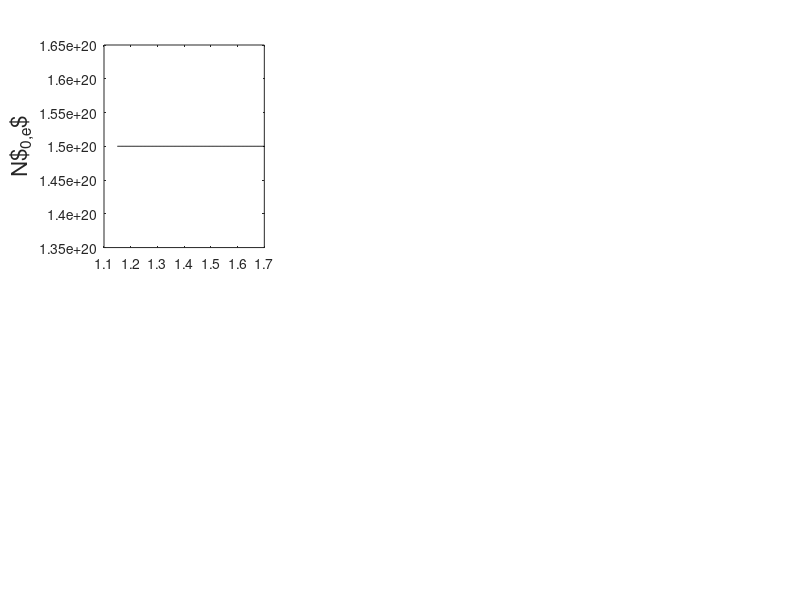

This chart was generated by the following MATLAB code: (Note: this script raises an error after producing the figure.)
%----------------------------------------%
% main script for 1D DVE loop            %
% rlbarnett c3149416 061117              %
%----------------------------------------%

%--
% constants
mu0 = 4.0*pi*1.0e-7;
eps0 = 8.85e-12;
c0 = 1.0/sqrt(eps0*mu0);

%--
% driver freq
freq = 42.0e6;
om = 2.0*pi*freq;
k0 = om/c0;
wavel0 = (2*pi)/k0;
source_width = 0.01;
source_loc = 1.5;
dampFac = 10.0

%--
% define wavenumbers ky and kz (/m); use values given in van eester section IV?? No
% others mentioned
ky = 0.0;
kz = 10.0;

%--
% "common local derivatives for N0, v||^2, static potential and
% ponderomotive potential" 
lamby = 0.0;
lambz = 0.0;

%--
% spatial domain
npts = 256;
xmin = 1.15;
xmax = 1.7;
dx = (xmax - xmin)/(npts - 1);
% npts = ((xmax - xmin)/dx);
xax = linspace(xmin, xmax, npts);
% xax = xmin:dx:xmax;
% dx = (xmax - xmin)/(npts - 1);

%--
% magnetic field (tesla)
R0 = 1.3;
B0 = 2.4*R0./xax;

%--
% background density -- set to zero for vacuum case
Nmax = 15.0e19;
N0 = Nmax*ones(1,npts);

%--
% initialise perturbed density as zero
N1 = zeros(1,npts);
N1e = N1;
N1i = N1;

%--
% initialise perturbed velocity as zero
v1 = zeros(1,npts);
v1e = v1;
v1i = v1;

%--
% electron constants
e = -1.6022e-19;
me = 9.11e-31*ones(1,npts);

%pd1 = makedist('HalfNormal','sigma',0.15);
%ax = linspace(0,dx*np_bound,np_bound);
%pdf1 = pdf(pd1,ax);
%pdf1 = pdf1/max(pdf1);

% DLG - since I don't have the license for "makedist"
% I fixed your cos ramping function :)

np_bound = floor(0.2*npts);
ax = linspace(0,pi,np_bound);
damp0 = (cos(ax)+1)/2;
damp = ones(1,npts);
damp(1:np_bound) = damp(1:np_bound) + dampFac*i*damp0;
damp(end-(np_bound-1):end) = damp(end-(np_bound-1):end) + dampFac*i*fliplr(damp0);

me = me .* damp;

%--
% temperature
T_ev = 15.0;

%--
% thermal velocity
vt = sqrt((T_ev*abs(e)) ./ me);

%--
% ion constants (95% D, 5% H)
qd = abs(e);
mp = 1.67e-27;
md = 2.0*mp*ones(1,npts);
md = md .* damp;

qh = abs(e);
mh = mp*ones(1,npts);
mh = mh .* damp;

%-- 
% cyclotron frequencies
om_ce = e*B0./me;
om_cd = qd*B0./md;
om_ch = qh*B0./mh;

%--
% rotation matrix
alpha = 0.;
beta = 0.;

r11 = cos(beta)*cos(alpha);
r12 = cos(beta)*sin(alpha);
r13 = -sin(beta);
r21 = -sin(alpha);
r22 = cos(alpha);
r23 = 0.0;
r31 = sin(beta)*cos(alpha);
r32 = sin(beta)*sin(alpha);
r33 = cos(beta);

rot = [[r11, r12, r13]
     [r21, r22, r23]
     [r31, r32, r33]];
 
e_para = rot(3,:);
Bvec = B0.*transpose(repmat(e_para,npts,1));

%--
% electron calcs; density, plasma frequency 
N0e = 1.0*N0;
om_pe = sqrt(N0e*e^2./(me*eps0));

%--
% ion calcs (95% D, 5% H); density, plasma frequency
N0d = 0.95*N0;
om_pd = sqrt(N0d*qd^2./(md*eps0));
N0h = 0.05*N0;
om_ph = sqrt(N0h*qh^2./(mh*eps0));
N0i = N0h + N0d;

nmax = 10;

%%

% for iter=1:nmax
    
%     tic

%--
% plot electron densities
figure(1);
set(gcf,'Position',[0   536   824   419])
% suptitle(['Iteration ' num2str(iter)])

subplot(2,3,1)
plot(xax,N0e,'k')
ylabel('N$_{0,e}$','Fontsize',16)
ytickformat('%.2f')

subplot(2,3,2)
plot(xax,N1e,'k')
ylabel('N$_{1,e}$','Fontsize',16)
ytickformat('%.2f')

hold on

%--
% poisson solve for static potential -- solution (output) "static_pot"

poisson_sol;%(Ne, Nh, Nd, lamby, lambz, e, eps0, dx, npts);

%--
% plot static potential
subplot(2,3,3)
plot(xax,static_pot,'r')
ylabel('$\phi$ (V)','Fontsize',16)
ytickformat('%.2f')

%--
% static electric field calculation -- solution (output) "static_e(x,y,z)"

static_e;

%--
% plot static electric field solutions
subplot(2,3,4)
plot(xax,static_ex,'k')
ylabel('E$_{0,ex}$','Fontsize',16)
ytickformat('%.2f')

subplot(2,3,5)
plot(xax,static_ey,'k')
ylabel('E$_{0,ey}$','Fontsize',16)
ytickformat('%.2f')

subplot(2,3,6)
plot(xax,static_ez,'k')
ylabel('E$_{0,ez}$','Fontsize',16)
ytickformat('%.2f')

hold off
drawnow

%--
% wave solver to find rf electric field -- solution (output) "rf_e(x,y,z)"

wave_sol;

profile on
%--
% call dispersion relation script
%dispersion;

%%

%--
% plot rf wave solutions
figure(2);
set(gcf,'Position',[859   536   824   419])
% suptitle(['Iteration ' num2str(iter)])

subplot(3,3,1)
plot(xax,real(rf_ex),'k')
hold on
plot(xax,imag(rf_ex),'--b')
legend('Re[Ex]', 'Im[Ex]', 'Location', 'northwest') 
ylabel('E$_{1,ex}$','Fontsize',16)
ytickformat('%.2f')

subplot(3,3,2)
plot(xax,real(rf_ey),'k')
hold on
plot(xax,imag(rf_ey),'--b')
ylabel('E$_{1,ey}$','Fontsize',16)
ytickformat('%.2f')

subplot(3,3,3)
plot(xax,real(rf_ez),'k')
hold on
plot(xax,imag(rf_ez),'--b')
ylabel('E$_{1,ez}$','Fontsize',16)
ytickformat('%.2f')

hold on

%--
% ponderomotive acceleration calculation -- solution (output)
% "a_pond(x,y,z)"

a_pond;

%--
% plot ponderomotive potential and accelerations
subplot(3,3,4)
plot(xax,pond_pote,'r')
ylabel('$\Theta$','Fontsize',16)
ytickformat('%.2f')

subplot(3,3,7)
plot(xax,a_pondex,'k')
ylabel('$(-\nabla\Theta)_x$','Fontsize',16)
ytickformat('%.2f')

subplot(3,3,8)
plot(xax,a_pondey,'k')
ylabel('$(-\nabla\Theta)_y$','Fontsize',16)
ytickformat('%.2f')

subplot(3,3,9)
plot(xax,a_pondez,'k')
ylabel('$(-\nabla\Theta)_z$','Fontsize',16)
ytickformat('%.2f')

hold off
drawnow

%--
% pressure term -- solution (output) "press(x,y,z)"

pressure;

%--
% plot pressures
figure(3);
set(gcf,'Position',[6    60   824   419])
% suptitle(['Iteration ' num2str(iter)])

subplot(3,3,1)
plot(xax,pressex,'k')
ylabel('$(\nabla N_0/N_0)_x$','Fontsize',16)
ytickformat('%.2f')

subplot(3,3,2)
plot(xax,pressey,'k')
ylabel('$(\nabla N_0/N_0)_y$','Fontsize',16)
ytickformat('%.2f')

subplot(3,3,3)
plot(xax,pressez,'k')
ylabel('$(\nabla N_0/N_0)_z$','Fontsize',16)
ytickformat('%.2f')

hold on

%--
% calculate perpendicular drift velocities analytically -- solution
% (output) "v_perp(1,2)"

v_drift;


%--
% calculate perturbed velocity

fastv_update;

%--
% plot perpendicular drift velocities
subplot(3,3,4)
plot(xax,vd_perp1e,'k')
ylabel('v$_{e\perp,1}$','Fontsize',16)
ytickformat('%.2f')

subplot(3,3,5)
plot(xax,vd_perp2e,'k')
ylabel('v$_{e\perp,2e}$','Fontsize',16)
ytickformat('%.2f')

%--
% solve equation 23 (DVE 2015): slow time scale continuity equation yielding v
% parallel -- solution (output)

cont_slow;

%--
% plot parallel drift velocity and perturbed velocity
subplot(3,3,6)
plot(xax,v_parae,'k')
ylabel('v$_{e\parallel}$','Fontsize',16)
ytickformat('%.2f')

subplot(3,3,7)
plot(xax,v1e(1,:),'r')
hold on
plot(xax,v1e(2,:))
plot(xax,v1e(3,:))
ylabel('v$_{1,e}$','Fontsize',16)
legend('$v1_{e,x}$','$v1_{e,y}$','$v1_{e,z}$')
ytickformat('%.2f')
hold off

hold off
drawnow

%--
% solve equation 24 (DVE 2015): slow time scale parallel equation of motion yielding log(N0) 
% -- solution (output)

% eqofmot_slow;


%--
% solve equation 25 (DVE 2015): fast time scale continuity equation
% yielding the perturbed density 

% cont_fast;

%     toc
    
%     end
